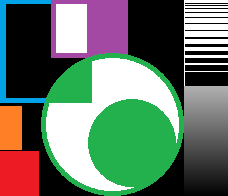
#> input picture sheet3/img/geometric_shapes.png, 228 x 196 px, found by its file name
$ python image_filtering.py   (older library calls are emulated)
#> lines starting #> are read from the running program, lines starting #| are printed output that depends on the picture
### sheet3/utils.py

import cv2
import matplotlib.pyplot as plt
import numpy as np

def showImage(img, show_window_now = True):
    img, color_img = convertColorImagesBGR2RGB(img)
    plt_img = plt.imshow(img, interpolation='antialiased', cmap=None if color_img else 'gray')
    plt.axis('off')
    if show_window_now:
        plt.tight_layout()
        plt.show()
    return plt_img

def showImages(imgs, num_cols = None, show_window_now = True, transpose = False, spacing = (.05,)*2, padding = (.01,)*4):
    '''
    imgs:
        [image|('caption', image)|None, ...]
        list of images
    num_cols:
        int | None
    transpose:
        True | False
        flip rows and columns
    show_window_now:
        True | False
    spacing:
        (int, int)
        horizontal and vertical spacing between images
    padding:
        (int, int, int, int)
        left, bottom, right, top paddding
    '''
    plt_imgs = []
    i = 0
    for img in imgs:
        i = i + 1
        if (img is not None):
            if num_cols is None:
                if transpose:
                    plt.subplot(len(imgs), 1, i)
                else:
                    plt.subplot(1, len(imgs), i)
            else:
                num_rows = (len(imgs) - 1) // num_cols + 1
                row = (i - 1) // num_cols
                col = (i - 1) % num_cols
                if transpose:
                    plt.subplot2grid((num_cols, num_rows), (col, row))
                else:
                    plt.subplot2grid((num_rows, num_cols), (row, col))
            if type(img) is tuple:
                plt.gca().set_title(img[0])
                plt_imgs.append(showImage(img[1], False))
            else:
                plt_imgs.append(showImage(img, False))
    plt.subplots_adjust(left=padding[0], bottom=padding[1], right=1 - padding[2], top=1 - padding[3], wspace=spacing[0], hspace=spacing[1])
    if show_window_now:
        plt.tight_layout()
        plt.show()
    return plt_imgs

def convertColorImagesBGR2RGB(img):
    is_color_img = len(img.shape) == 3 and img.shape[2] == 3
    if is_color_img:
        img_rgb = cv2.cvtColor(img, cv2.COLOR_BGR2RGB)
        return img_rgb, True
    return img, False

def from0_1to0_255asUint8(float_img):
    img = float_img * 255
    return asUint8(img)

# [4 lines left out: function clip0_255asUint8, not called in this run]

def asUint8(float_img):
    return float_img.astype(np.uint8)

def PLACEHOLDER(img):
    return np.zeros(img.shape, np.uint8)

### sheet3/image_filtering.py
#!/usr/bin/env python3
# -*- coding: utf-8 -*-


import numpy as np
import cv2
import matplotlib.pyplot as plt
from matplotlib.widgets import Slider
from skimage.util import random_noise

from utils import *


#
# Task 1
#


# TODO: Implement the the following filter functions such that each implements the respective image filter.
#  They shall not modify the input image, but return a filtered copy.
#  Implement at least one of them without using an existing filter function, e.g. do not use the corresponding OpenCV functions `cv2._____Blur(..)`.

def filter_box(img, ksize = 5):
    # TODO: Implement the Box filter.

    # add the padding
    old_height, old_width, channels = img.shape
    new_height = old_height + 4 # for applying kernel size of 5
    new_width = old_width + 4
    color = (0,0,0)
    copy = np.full((new_height, new_width, channels), color, dtype=np.uint8)

    # compute the center offset
    x_center = (new_width - old_width) // 2
    y_center = (new_height - old_height) // 2

    # copy img image into center of result image
    copy[y_center:y_center+old_height,
        x_center:x_center+old_width] = img

    output = np.copy(img)

    kernel = np.ones((5,5))
    for k in range(channels):
        for j in range(old_width):
            for i in range(old_height):
                apply_filter = np.copy(copy[(i+2-2):(i+2+3), (j+2-2):(j+2+3), k])
                output[i][j][k] = np.sum(apply_filter * kernel) // (ksize*ksize)

    return output


def filter_sinc(img, mask_circle_diameter = .4):
    # TODO: Implement the Sinc filter using DFT. (discrete fourier transform)

    # change to gray img, do the fourier transform and shift the zero frequency to center
    copy = cv2.cvtColor(img, cv2.COLOR_BGR2GRAY)
    dft_copy = cv2.dft(np.float32(copy),flags=cv2.DFT_COMPLEX_OUTPUT)
    dft_copy_shift = np.fft.fftshift(dft_copy)

    # create a center mask
    rows,cols = copy.shape
    crows,ccol = rows//2,cols//2
    radius = int((cols * mask_circle_diameter) // 2)
    mask = np.zeros((rows,cols,2),np.uint8)
    mask[(crows - radius) : (crows + radius), (ccol - radius) : (ccol + radius)] = 1

    # apply the mask and shift back the image
    f_dft_copy_shift = dft_copy_shift * mask
    f_dft_copy = np.fft.ifftshift(f_dft_copy_shift)

    # apply inverse discrete fourier transform algorithm & calculate the magnitude of real and imaginary part(intensity)
    img_back_copy = cv2.idft(f_dft_copy)
    img_back_copy = cv2.magnitude(img_back_copy[:,:,0],img_back_copy[:,:,1])

    # return the image
    return img_back_copy


def filter_gauss(img, ksize = 5):
    # TODO: Implement the Gaussian filter.
    copy = cv2.GaussianBlur(img,(ksize,ksize),0) # image, tuple of kernel size, s.d. (x,y) (if 0 then it will calculate itself and sig x y will be same)
    return copy


def filter_median(img, ksize = 5): # just take the median of the kernel, and replace the pixel with it -> good for salt & pepper
    # TODO: Implement the Median filter.
    copy =cv2.medianBlur(img, ksize)
    return copy

#
# (Task 2)
#

# def filter_XYZ(img):
#     ...


def applyFilter(filter, img):
    return globals()["filter_" + filter](img)


img1 = cv2.imread(r"C:\Users\vigne\Downloads\sheet3\sheet3\img\geometric_shapes.png")
#> img1 is the input picture: shape (196, 228, 3); mean B, G, R 102.1, 117.3, 100.8

# Simulate image noise
noise_types = ["gaussian", "poisson", "s&p"]
imgs_noise = [from0_1to0_255asUint8(random_noise(img1, mode=n)) for n in noise_types]
#> in from0_1to0_255asUint8 (call 3), `img = float_img * 255`:
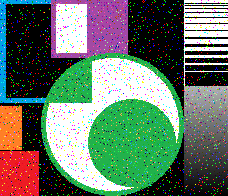
#> img: shape (196, 228, 3) float64; mean of channels 0, 1, 2 102.9, 118, 102.4; drawn as B, G, R
#> imgs_noise = 3 items

imgs = [("original", img1)] + [(noise + " noise", img) for noise, img in zip(noise_types, imgs_noise)]
#> imgs = 4 items
plt.figure(figsize=(10, 3))
showImages(imgs)
#> the loop in showImages, `for img in imgs:` made 4 passes
#> after the loop in showImages, `for img in imgs:`: i = 4; plt_imgs = 4 items

# Filter noise images
filter_types = ["box", "sinc", "gauss", "median"] # , "XYZ"] # (Task 2)
imgs_noise_filtered = [(f, [(noise, applyFilter(f, img)) for noise, img in imgs]) for f in filter_types]
#> in filter_box (call 2), `copy = np.full((new_height, new_width, channels), color, dtype=np.uint8)`: copy: shape (200, 232, 3); every value is 0
#> call 4 of filter_box, with ksize = 5
#> after the loop in filter_box (call 4), `for k in range(channels):`:
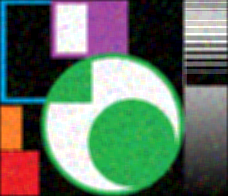
#> output: shape (196, 228, 3); mean of channels 0, 1, 2 101.3, 116.6, 101; drawn as B, G, R
#> call 4 of filter_sinc, with mask_circle_diameter = 0.4
#> in filter_sinc (call 4), `img_back_copy = cv2.magnitude(img_back_copy[:,:,0],img_back_copy[:,:,1])`:
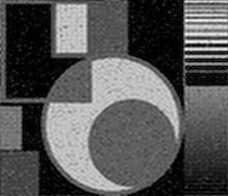
#> img_back_copy: shape (196, 228) float32; min 1732.5, max 14929746, mean 5063768.5; drawn with min black and max white
#> imgs_noise_filtered = 4 items

imgs = imgs + [(f + " filter" if noise == "original" else "", img) for f, imgs_noise in imgs_noise_filtered for noise, img in imgs_noise]
#> imgs = 20 items
plt.figure(figsize=(15, 8))
showImages(imgs, 4, transpose = True)
#> call 2 of showImages, with num_cols = 4, show_window_now = True, transpose = True, spacing = (0.05, 0.05), padding = (0.01, 0.01, 0.01, 0.01)
#> the loop in showImages (call 2), `for img in imgs:` made 20 passes
#> (row, col) on passes 1 to 12: (0, 0), (0, 1), (0, 2), (0, 3), (1, 0), (1, 1), (1, 2), (1, 3), (2, 0), (2, 1), (2, 2), (2, 3)
#> after the loop in showImages (call 2), `for img in imgs:`: i = 20; plt_imgs = 20 items
#> in showImages (call 2), `plt.show()`:
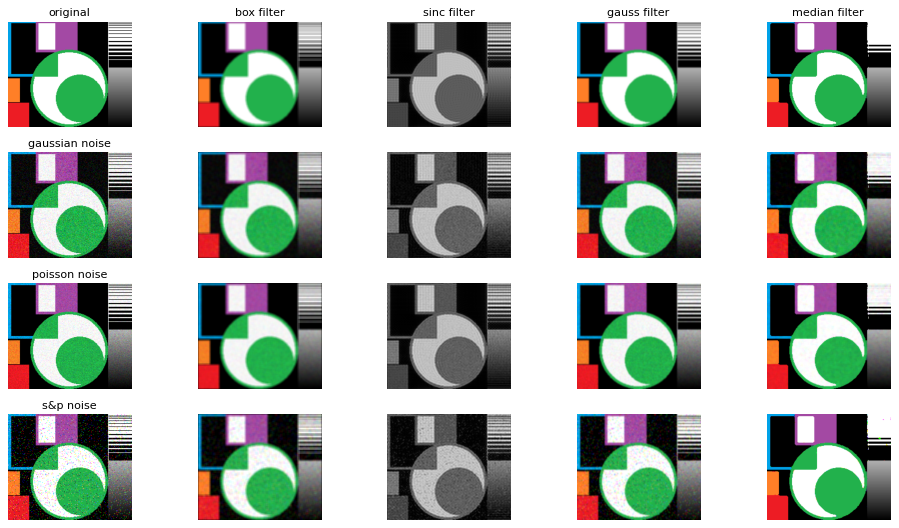
#> figure drawn by matplotlib, 20 panels


#
# Task 3
#


# TODO: Simulate a picture captured in low light without noise.
#  Reduce the brightness of `img` about the provided darkening `factor`.
#  The data type of the returned image shall be the same as that of the input image.
#  Example (factor = 3): three times darker, i.e. a third of the original intensity.
def reduceBrightness(img, factor):
    copy = np.copy(img)
    copy = copy // factor
    return copy


# TODO: "Restore" the brightness of a picture captured in low light, ignoring potential noise.
#  Apply the inverse operation to `reduceBrightness(..)`.
def restoreBrightness(img, factor):
    copy = np.copy(img)
    copy = copy * factor
    return copy


img2 = cv2.imread(r"C:\Users\vigne\Downloads\sheet3\sheet3\img\couch.jpg")
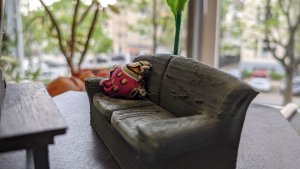
#> input picture sheet3/img/couch.jpg, 300 x 169 px, found by its file name
#> img2 is the input picture: shape (169, 300, 3); mean B, G, R 117.5, 126, 130.1
imgs = [("Original", img2)]

# Reduce image brightness
darkening_factor = 3
img_dark = reduceBrightness(img2, darkening_factor)
#> in reduceBrightness, `copy = copy // factor`:
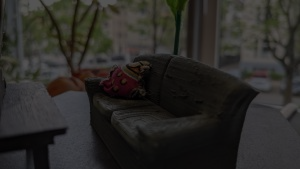
#> copy: shape (169, 300, 3); mean B, G, R 38.8, 41.7, 43

# Restore image brightness
img_restored = restoreBrightness(img_dark, darkening_factor)

imgs = imgs + [("Low light", img_dark), ("Low light restored", img_restored)]
#> imgs = 3 items


# Simulate multiple pictures captured in low light with noise.
num_dark_noise_imgs = 10
imgs_dark_noise = [from0_1to0_255asUint8(random_noise(img_dark, mode="poisson")) for _ in range(num_dark_noise_imgs)]
#> in from0_1to0_255asUint8 (call 7), `img = float_img * 255`:
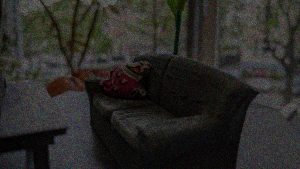
#> img: shape (169, 300, 3) float64; mean of channels 0, 1, 2 38.8, 41.7, 43; drawn as B, G, R
#> imgs_dark_noise = 10 items


# TODO: Now try to "restore" a picture captured in low light with noise (`img_dark_noise`) using the same function as for the picture without noise.
img_dark_noise = imgs_dark_noise[0]
img_noise_restored_simple = PLACEHOLDER(img_dark_noise)
img_noise_restored_simple = restoreBrightness(img_dark_noise, darkening_factor)

imgs = imgs + [None, ("Low light with noise", img_dark_noise), ("Low light with noise restored", img_noise_restored_simple)]
#> imgs = 6 items


# TODO: Explain with your own words why the "restored" picture shows that much noise, i.e. why the intensity of the noise in low light images is typically so high compared to the image signal.
'''
As when we take a photo in darkness, there are mainly three factors involved in the process. The Aperture, the exposure duration and
the sensitivity of the chips. As we are taking a photo in dark, if we want to collect enough photons, we need to have a proper
exposure duration and also we need to adjust the aperture properly to let enough photons pass through it. If we can't balance the things
in a good way, it will affect the depth of fields and also the chips cannot collect enough photons, that causes some noise.

And it also depends on the sensitivity of chip, if the sensitivity of the chip cannot capture the intensity of the photons, that also
causes some noise on it.
________________________________________________________________________________
'''


# TODO: Restore a picture from all the low light pictures with noise (`imgs_dark_noise`) by computing the "average image" of them.
#  Adjust the resulting brightness to the original image (using the `darkening_factor` and `num_dark_noise_imgs`).
img_noise_stack_restored = PLACEHOLDER(imgs_dark_noise[0])
img_noise_stack_restored = np.zeros(imgs_dark_noise[0].shape,np.uint8)
for img in imgs_dark_noise:
    img_noise_stack_restored = cv2.addWeighted(img_noise_stack_restored,1,img,0.1,0.0)
#> this loop made 10 passes
img_noise_stack_restored = restoreBrightness(img_noise_stack_restored,darkening_factor)


imgs = imgs + [("Low light with noise 1 ...", imgs_dark_noise[0]),
               ("... Low light with noise " + str(num_dark_noise_imgs), imgs_dark_noise[-1]),
               ("Low light stack with noise restored", img_noise_stack_restored)]
#> imgs = 9 items
plt.figure(figsize=(15, 8))
showImages(imgs, 3)


#
# Task 4
#


def filter_sobel(img, ksize = 3):
    # TODO: Implement a sobel filter (x/horizontal + y/vertical) for the provided `img` with kernel size `ksize`.
    #  The values of the final (combined) image shall be normalized to the range [0, 1].
    #  Return the final result along with the two intermediate images.
    sobel_x = cv2.Sobel(src=img,ddepth=cv2.CV_16S,dx=1,dy=0,ksize=ksize,scale=1,delta=0,borderType=cv2.BORDER_DEFAULT)
    sobel_y = cv2.Sobel(src=img,ddepth=cv2.CV_16S,dx=0,dy=1,ksize=ksize,scale=1,delta=0,borderType=cv2.BORDER_DEFAULT)
    sobel = sobel_x + sobel_y
    sobel = cv2.normalize(sobel,sobel,0,1,cv2.NORM_MINMAX,dtype=cv2.CV_32F)

    return sobel, sobel_x, sobel_y


def applyThreshold(img, threshold):
    # TODO: Return an image whose values are 1 where the `img` values are > `threshold` and 0 otherwise.
    copy = np.copy(img)
    for i in range(copy.shape[0]):
        for j in range(copy.shape[1]):
            if copy[i][j] > threshold:
                copy[i][j] = 1
            else:
                copy[i][j] = 0
    return copy


def applyMask(img, mask):
    # TODO: Apply white color to the masked pixels, i.e. return an image whose values are 1 where `mask` values are 1 and unchanged otherwise.
    #  (All mask values can be assumed to be either 0 or 1)
    copy = np.copy(img)
    for i in range(copy.shape[0]):
        for j in range(copy.shape[1]):
            if mask[i][j] == 1:
                copy[i][j] = 1
    return copy
"""
tiny remark sobel is the expression of edges between [0,1], so if the edge value is larger than thresold, we consider it as an edge and
make it as white in edge mask and we apply edge mask to the photo, if mask is white -> that pixel in the photo will be white,
otherwise the same.
"""

img3 = img2
imgs3 = [('Noise', img_noise_restored_simple),
         ('Gauss filter', filter_gauss(img_noise_restored_simple, 3)),
         ('Image stack + Gauss filter', filter_gauss(img_noise_stack_restored, 3))]

initial_threshold = .25
imgs3_gray = [cv2.cvtColor(img, cv2.COLOR_BGR2GRAY) for _, img in imgs3]
#> imgs3_gray = 3 items
imgs_sobel = [filter_sobel(img_gray) for img_gray in imgs3_gray]
#> imgs_sobel = 3 items
imgs_thresh = [applyThreshold(img_sobel, initial_threshold) for img_sobel, _, _ in imgs_sobel]
#> imgs_thresh = 3 items
imgs_masked = [applyMask(img3, img_thresh) for img_thresh in imgs_thresh]
#> imgs_masked = 3 items

def header(label, imgs, i, j = None):
    if i == 0:
        return label, (imgs[i] if j is None else imgs[i][j])
    return imgs[i] if j is None else imgs[i][j]

imgs = [[imgs3[i], header('Sobel X', imgs_sobel, i, 0),
                   header('Sobel Y', imgs_sobel, i, 1),
                   header('Sobel', imgs_sobel, i, 2),
                   header('Edge mask', imgs_thresh, i),
                   header('Stylized image', imgs_masked, i)] for i in range(len(imgs3))]
#> imgs = 3 items
imgs = [label_and_image for img_list in imgs for label_and_image in img_list]
#> imgs = 18 items

plt.figure(figsize=(17, 7))
plt_imgs = showImages(imgs, 6, False, padding = (.05, .15, .05, .05))
#> plt_imgs = 18 items

def updateImg(threshold):
    imgs_thresh = [applyThreshold(img_sobel, threshold) for img_sobel, _, _ in imgs_sobel]
    imgs_masked = [applyMask(img3, img_thresh) for img_thresh in imgs_thresh]
    imgs_masked = [convertColorImagesBGR2RGB(img_masked)[0] for img_masked in imgs_masked]
    for i in range(len(imgs3)):
        cols = len(imgs) // len(imgs3)
        plt_imgs[i * cols + 4].set_data(imgs_thresh[i])
        plt_imgs[i * cols + 5].set_data(imgs_masked[i])

ax_threshold = plt.axes([.67, .05, .27, .06])
slider_threshold = Slider(ax=ax_threshold, label='Threshold', valmin=0, valmax=1, valinit=initial_threshold, valstep=.01)
slider_threshold.on_changed(updateImg)

plt.show()
